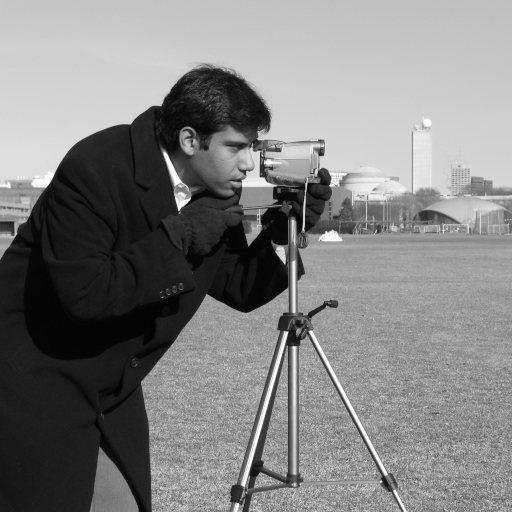
#> input picture skimage.data.camera(), 512 x 512 px
$ jupyter execute Kernels.ipynb   (shell and % lines are left out)
#> lines starting #> are read from the running program, lines starting #| are printed output that depends on the picture
<a href="https://colab.research.google.com/github/nikopj/SummerML/blob/master/Day7/Kernels.ipynb" target="_parent"></a>

# Kernels

In this demo, you will learn to:
* Compute 2D convolutions on images using `scipy`.
* Visualize the outputs of convolutions

## Loading and Displaying Images

We first import several packages.  Two important packages we will use are:
* `scipy.signal`: sub-package which has useful routines for 2D convolutions
* `skimage.data`: sub-package for getting some basic images.

[cell 1]
import numpy as np
import scipy.signal
import skimage.data
import matplotlib.pyplot as plt

We next create a function to display images that we will use throughout the demo.  The function does both gray-scale and color images.

[cell 2]
# Display the image
def disp_image(im):
    if (len(im.shape) == 2):
        # Gray scale image
        plt.imshow(im, cmap='gray')
    else:
        # Color image.
        im1 = (im-np.min(im))/(np.max(im)-np.min(im))*255
        im1 = im1.astype(dtype = np.uint8)
        plt.imshow(im1)

    # Remove axis ticks
    plt.xticks([])
    plt.yticks([])

The `skimage.data` package has several commonly used images in image processing.  We begin by loading a widely-used "cameraman" image.

[cell 3]
im = skimage.data.camera()
#> im is the input picture: shape (512, 512); min 0, max 255, mean 129.1
disp_image(im)

We print the image shape

[cell 4]
print("The image shape is: "+str(im.shape))
#| The image shape is: (512, 512)

We can also load images from files using the `skimage.io.imread` function.  This function can handle most common image formats including, for example, JPG.

[cell 5]
fname = 'still_life.jpg'
im_color = skimage.io.imread(fname)
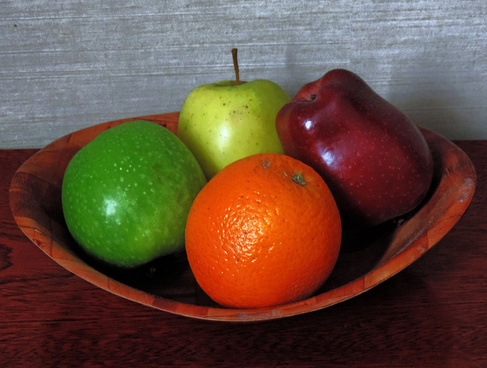
#> input picture Day7/still_life.jpg, 487 x 368 px
#> im_color is the input picture: shape (368, 487, 3); mean R, G, B 100.1, 75.7, 59.3
disp_image(im_color)
print("The image shape is: "+str(im_color.shape))
#| The image shape is: (368, 487, 3)

#### Resizing images

[cell 6]
import cv2

img = cv2.imread('still_life.jpg')
plt.figure(figsize=(13,13))
plt.subplot(1,3,1)
plt.imshow(img)
plt.xlabel(img.shape)
plt.title('Original')
plt.xticks([])
plt.yticks([])

upsample = cv2.resize(img, (img.shape[0]*2,img.shape[1]*2),
                      interpolation = cv2.INTER_CUBIC)
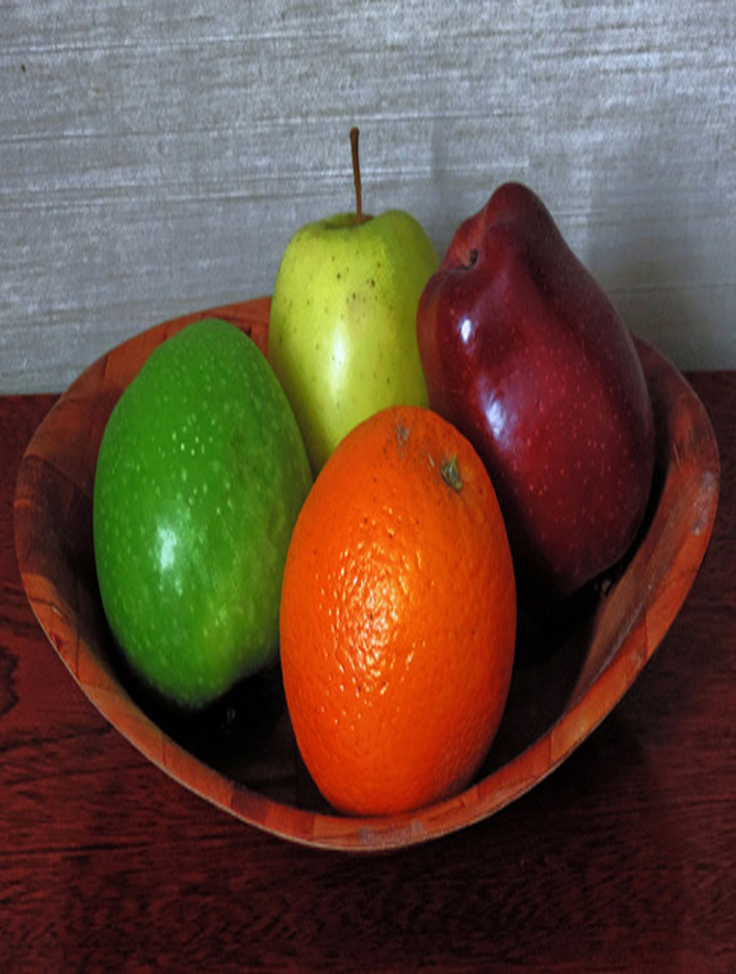
#> upsample: shape (974, 736, 3); mean B, G, R 59.3, 75.7, 100.1
plt.subplot(1,3,2)
plt.imshow(upsample)
plt.xlabel(upsample.shape)
plt.title('Increasing the size')
plt.xticks([])
plt.yticks([])

downsample = cv2.resize(img, (int(img.shape[0]*0.5),int(img.shape[1]*0.5)),
                      interpolation = cv2.INTER_AREA)
plt.subplot(1,3,3)
plt.imshow(downsample)
plt.xlabel(downsample.shape)
plt.title('Decreasing the size')
plt.xticks([])
plt.yticks([])
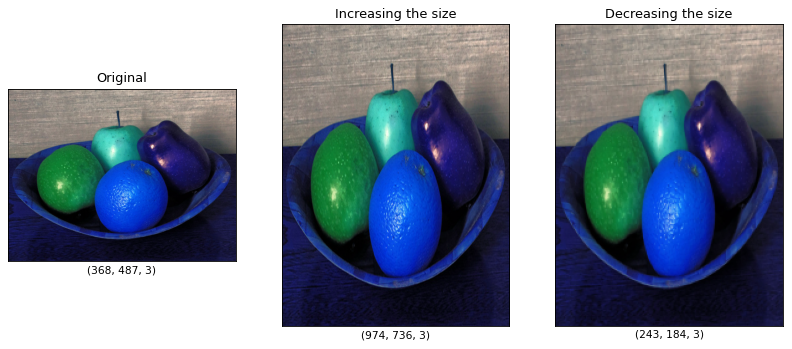
#> figure drawn by matplotlib, 3 panels; B, G, R data is drawn as R, G, B

## Performing 2D Convolutions

To illustrate 2D convolution, we first apply an averaging filter, which essentially replaces each pixel by the average of a neighborhood of `KxK` pixels to the top left of the current pixel. Filtering an image with this filter has a **smoothing effect**.

In image processing, convolving with an averaging filter can be useful as a crude noise removal filter.

[cell 7]
kx = 9
ky = 9
G_unif = np.ones((kx,ky))/(kx*ky)

im_unif_valid = scipy.signal.correlate2d(im, G_unif, mode='valid')
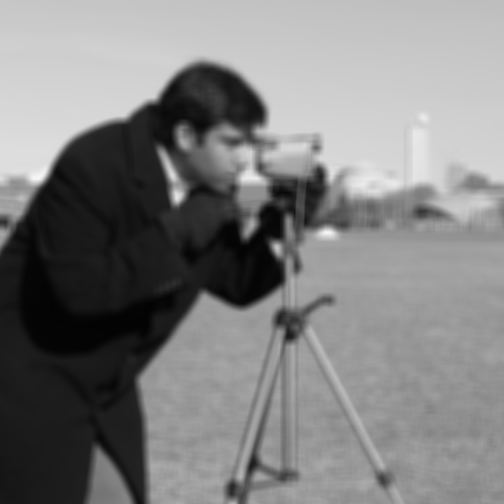
#> im_unif_valid: shape (504, 504) float64; min 3.4, max 246.1, mean 128.5

# Plot the original image and the output
plt.figure(figsize=(13,13))
plt.subplot(1,2,1)
disp_image(im)
plt.title('Original')
plt.subplot(1,2,2)
disp_image(im_unif_valid)
plt.title('Uniform kernel, Valid')

Let us look at the image sizes. Let `K` represent filter width, `Ni` image width, `No` output width. Then:

* `valid`:  `No=Ni-K+1`.

[cell 8]
print("Input shape = " + str(im.shape))
#| Input shape = (512, 512)
print("Output shape (valid) = " + str(im_unif_valid.shape))
#| Output shape (valid) = (504, 504)

Now let us take a closer look at the output near the boundaries

[cell 9]
# Plot the original image and the three outputs at the top left corner
plt.figure(figsize=(13,13))
plt.subplot(1,2,1)
plt.imshow(im[0:50,0:50], vmin=0, vmax=255, cmap='gray')
plt.title('Original')

plt.subplot(1,2,2)
plt.imshow(im_unif_valid[0:50,0:50], vmin=0, vmax=255, cmap='gray')
plt.title('Uniform kernel, Valid')
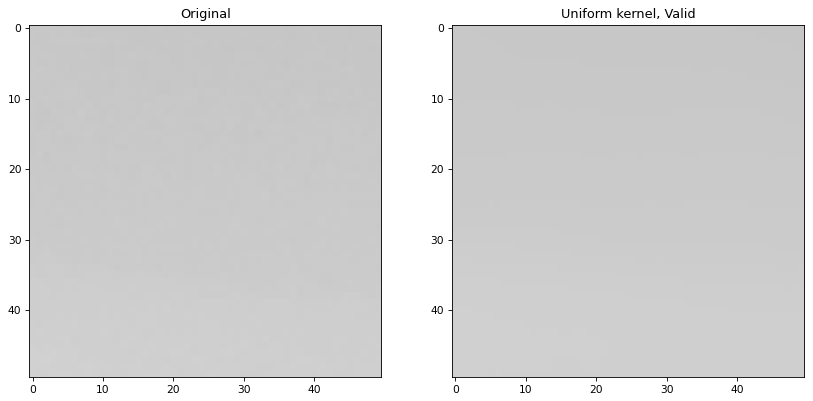
#> figure drawn by matplotlib, 2 panels

Now let us look at the effect of increasing the average window size. As we can see, the larger is `K`, the more bluured the image becomes.

[cell 10]
kx = 9
ky = 9

G_unif = np.ones((kx,ky))/(kx*ky)
im_unif_9 = scipy.signal.correlate2d(im, G_unif, mode='valid')


kx = 15
ky = 15
G_unif = np.ones((kx,ky))/(kx*ky)
im_unif_15 = scipy.signal.correlate2d(im, G_unif, mode='valid')
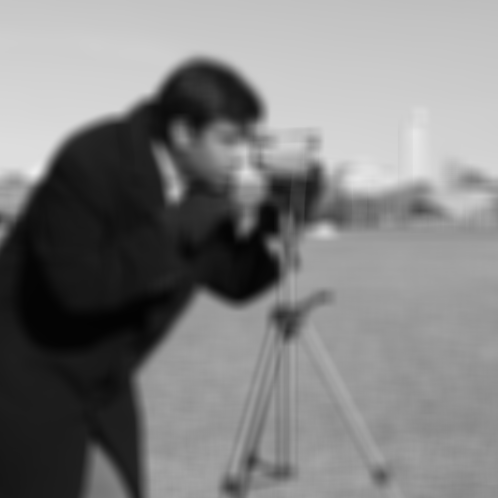
#> im_unif_15: shape (498, 498) float64; min 3.66, max 237.4, mean 128

# Plot the original image and the three outputs
plt.figure(figsize=(13,13))
plt.subplot(1,3,1)
disp_image(im)
plt.title('Original')
plt.subplot(1,3,2)
disp_image(im_unif_9)
plt.title('Uniform kernel, 9x9')
plt.subplot(1,3,3)
disp_image(im_unif_15)
plt.title('Uniform kernel, 15x15')

Compared to the averaging filter, the Gaussian kernel also performs an averaging, but weights the pixels at the center of the kernel more. You can control the bluring strength with the standard deviation sigma of the Gaussian kernel.

[cell 11]
def gauss_kernel(nx,ny,sig):
    """
    Creates a Gaussian kernel of size (nx,ny) with std deviation sig
    """
    dxsq = (np.arange(nx)-(nx-1)/2)**2
    dysq = (np.arange(ny)-(ny-1)/2)**2
    dsq = dxsq[:,None] + dysq[None,:]
    G = np.exp(-0.5*dsq/(sig**2))
    G = G / np.sum(G)
    return G

# Create a Gaussian kernel
kx = 9
ky = 9
sig = 3
G_unif = np.ones((kx,ky))/(kx*ky)

# Create a Gaussian kernel
G_gauss = gauss_kernel(kx,ky,sig)
plt.imshow(G_gauss,interpolation='None',cmap='gray')
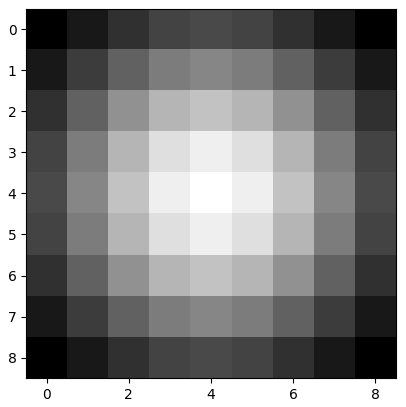
#> figure drawn by matplotlib, 1 panel

Now let us compare effect of averaging and Gaussian filtering, with different sizes

[cell 12]
# Correlate with 9 x 9 Gaussian
kx = 9
ky = 9
sig = 3
G_gauss = gauss_kernel(kx,ky,sig)
im_gauss_9= scipy.signal.correlate2d(im, G_gauss, mode='valid')

# Correlate with 15 x 15 Gaussian
kx = 15
ky = 15
sig = 6
G_gauss = gauss_kernel(kx,ky,sig)
im_gauss_15= scipy.signal.correlate2d(im, G_gauss, mode='valid')


plt.figure(figsize=(13,13))
plt.subplot(1,4,1)
disp_image(im_unif_9)
plt.title('Uniform kernel, 9x9')
plt.subplot(1,4,2)
disp_image(im_gauss_9)
plt.title('Gaussian kernel, 9x9')
plt.subplot(1,4,3)
disp_image(im_unif_15)
plt.title('Uniform kernel, 15x15')
plt.subplot(1,4,4)
disp_image(im_gauss_15)
plt.title('Gaussian kernel, 15x15')

In addtion to noise removal, a common use of convolution is **edge detection** by using a filter that approximates the operation of gradient in horizontal and vertical directions. One such filter set is called the [Sobel filters](https://en.wikipedia.org/wiki/Sobel_operator), `Gx` and `Gy`.  The filter **`Gx`** filter will have a large response when there is a large **change in the x-direction (vertical edges)**.  Similarly, **`Gy`** will have a large response for a large **change in the image in the y-direction (horizontal edges)**.   In any part of the image that is flat, the output is zero. Without filter reversal, the response is positive if the change is from black to white.

[cell 13]
Gx = np.array([[1,0,-1],
               [2,0,-2],
               [1,0,-1]])  # change in the x-direction
Gy = np.array([[1,2,1],
               [0,0,0],
               [-1,-2,-1]])  # change in the y-direction

[cell 14]
# Perform the convolutions
imx = scipy.signal.correlate2d(im, Gx, mode='valid')
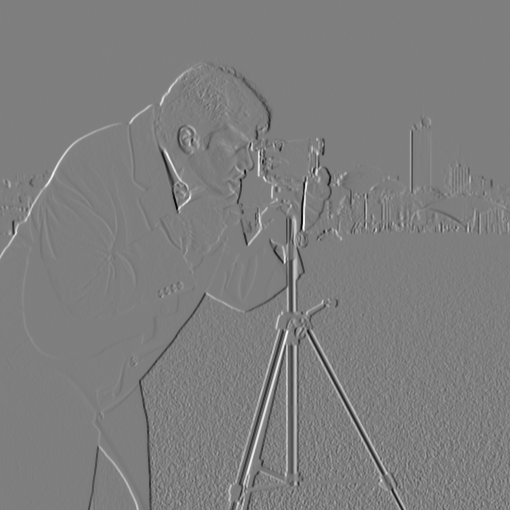
#> imx: shape (510, 510) int64; min -851, max 860, mean -0.9; drawn with min black and max white
imy = scipy.signal.correlate2d(im, Gy, mode='valid')
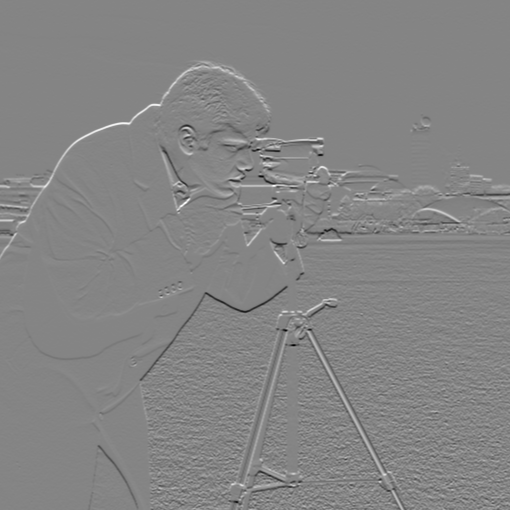
#> imy: shape (510, 510) int64; min -784, max 722, mean 1.1; drawn with min black and max white

# Plot the original image and the two outputs
plt.figure(figsize=(13,13))
plt.subplot(1,3,1)
disp_image(im)
plt.title('Original')
plt.subplot(1,3,2)
disp_image(imx)
plt.title('Gx * image')
plt.subplot(1,3,3)
disp_image(imy)
plt.title('Gy * image')
